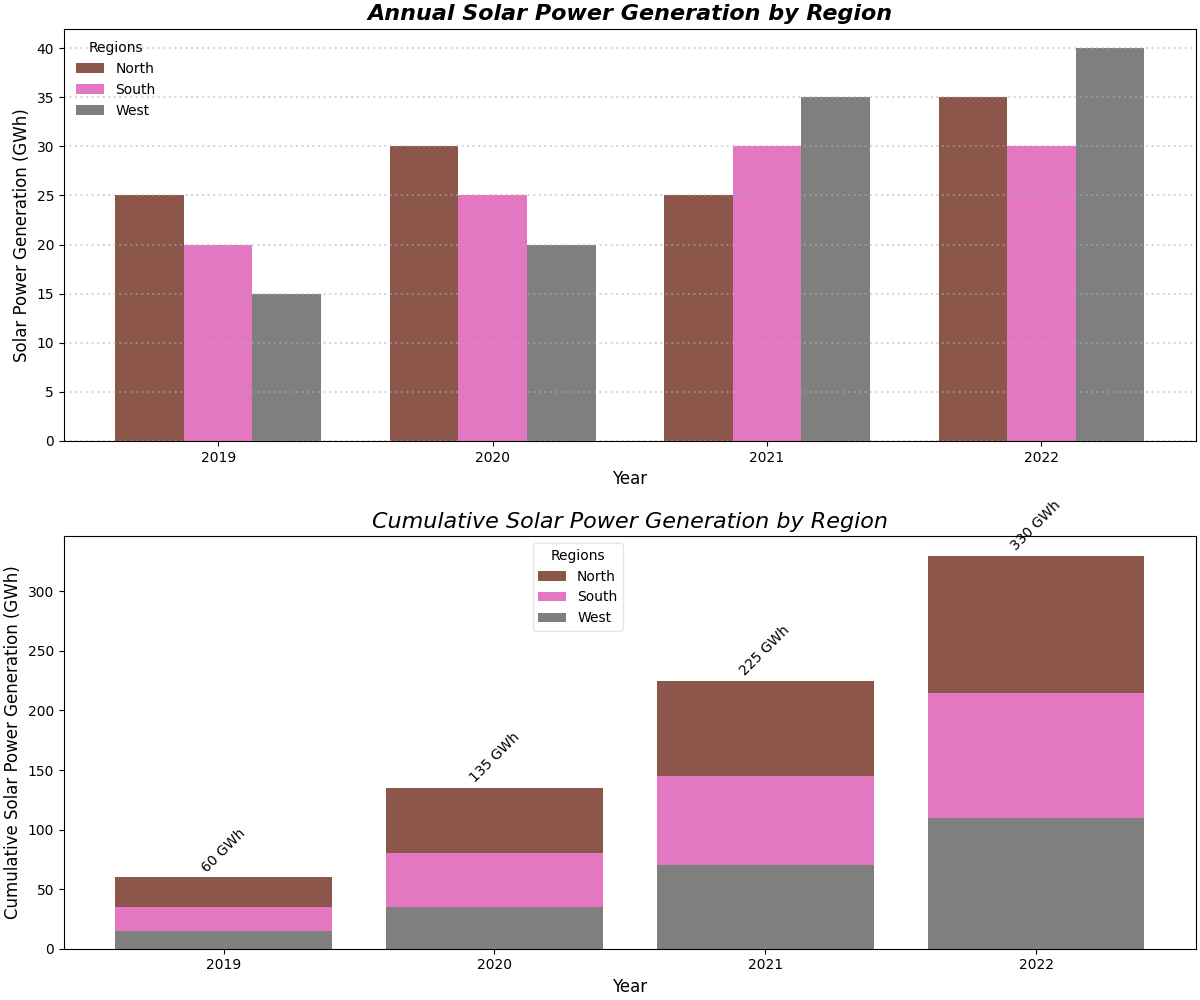

This figure's Python source:
import matplotlib.pyplot as plt
import numpy as np

regions = ['North', 'South', 'West']
years = ['2019', '2020', '2021', '2022']

north_generation = np.array([25, 30, 25, 35])
south_generation = np.array([20, 25, 30, 30])
west_generation = np.array([15, 20, 35, 40])

north_cumulative = np.cumsum(north_generation)
south_cumulative = np.cumsum(south_generation)
west_cumulative = np.cumsum(west_generation)

# New set of colors
colors = ['#8c564b', '#e377c2', '#7f7f7f']

fig, axs = plt.subplots(nrows=2, figsize=(12, 10), constrained_layout=True)

x = np.arange(len(years))
bar_width = 0.25

# Use the new colors in the bar charts
axs[0].bar(x - bar_width, north_generation, width=bar_width, color=colors[0], label='North')
axs[0].bar(x, south_generation, width=bar_width, color=colors[1], label='South')
axs[0].bar(x + bar_width, west_generation, width=bar_width, color=colors[2], label='West')

axs[0].set_xlabel('Year', fontsize=12)
axs[0].set_ylabel('Solar Power Generation (GWh)', fontsize=12)
axs[0].set_title('Annual Solar Power Generation by Region', fontsize=16, fontweight='bold', style='italic')
axs[0].set_xticks(x)
axs[0].set_xticklabels(years)
axs[0].legend(title='Regions', loc='upper left', frameon=False)
axs[0].yaxis.grid(True, linestyle=':', linewidth=1.5, alpha=0.5)

axs[1].bar(years, north_cumulative, color=colors[0], label='North', bottom=south_cumulative + west_cumulative)
axs[1].bar(years, south_cumulative, color=colors[1], label='South', bottom=west_cumulative)
axs[1].bar(years, west_cumulative, color=colors[2], label='West')

axs[1].set_xlabel('Year', fontsize=12)
axs[1].set_ylabel('Cumulative Solar Power Generation (GWh)', fontsize=12)
axs[1].set_title('Cumulative Solar Power Generation by Region', fontsize=16, fontweight='normal', style='oblique')

for i, (n, s, w) in enumerate(zip(north_cumulative, south_cumulative, west_cumulative)):
    axs[1].text(i, n + s + w + 2, f'{n+s+w} GWh', ha='center', va='bottom', fontsize=10, fontweight='normal', rotation=45)

axs[1].legend(title='Regions', bbox_to_anchor=(0.5, 1), loc='upper right', framealpha=0.5)

plt.show()
